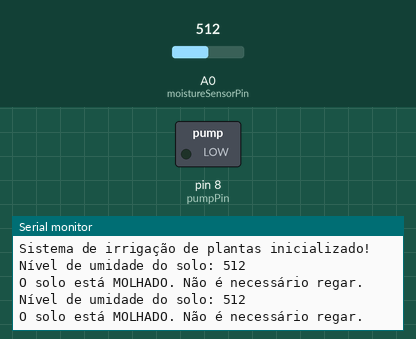
The sketch below on a simulated Arduino Uno, built with avr-gcc and run on an emulated ATmega328P. Shown: switched loads named in the sketch (green lamp = pin HIGH), the last lines printed to the serial monitor. The inputs (shaded band) are chosen by the test bench; at power-on: A0 (moistureSensorPin) = 512.

Above: at 1.8 s.
1.9 s: A0 (moistureSensorPin) set to 310
At 2.9 s:
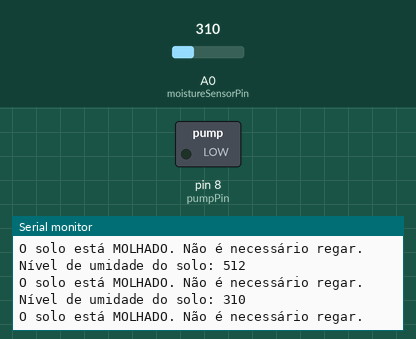
3.4 s: A0 (moistureSensorPin) set to 286
At 5.3 s:
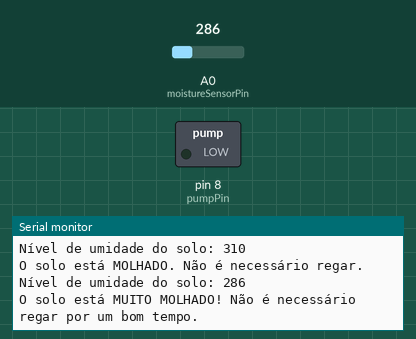
Timing chart, 0 to 6.8 s (numbered marks = the images above; inputs shaded):
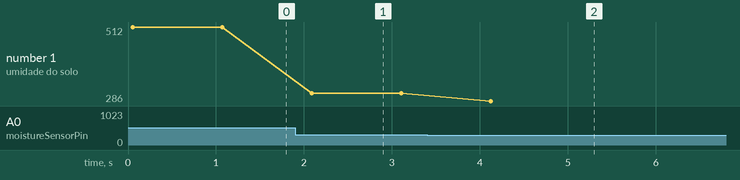

The sketch:

plant_irrigation.ino
```cpp
/**
##################################################
#
# Plant irrigation by Arduino
# -- Using microcontroller, relay and water pump to water our plants.
#
# by Magic Oven (c) 2025
#
##################################################
**/

const int moistureSensorPin = A0; // Sensor de umidade do solo conectado ao A0
const int pumpPin = 8;           // Relé conectado ao pino 8
const int dryThreshold = 500;    // Limiar para solo seco
const int wetThreshold = 300;    // Limiar para solo muito molhado
const unsigned long wateringInterval = 60000; // Intervalo mínimo entre regas (60 segundos)

unsigned long lastWateringTime = 0; // Armazena o tempo da última rega

void setup() {
  pinMode(moistureSensorPin, INPUT);
  pinMode(pumpPin, OUTPUT);
  digitalWrite(pumpPin, LOW); // A bomba inicia desligada
  Serial.begin(9600);
  Serial.println("Sistema de irrigação de plantas inicializado!\n");
}

void loop() {
  int moistureLevel = analogRead(moistureSensorPin); // Ler a umidade do solo
  Serial.print("Nível de umidade do solo: ");
  Serial.println(moistureLevel);

  // Verificar se o solo está seco e se o intervalo mínimo entre regas foi respeitado
  if (moistureLevel > dryThreshold && (millis() - lastWateringTime) > wateringInterval) {
    Serial.println("O solo está SECO! Regando a planta...\n");

    digitalWrite(pumpPin, HIGH); // Liga a bomba
    delay(2000); // Tempo de rega (2 segundos)
    digitalWrite(pumpPin, LOW); // Desliga a bomba

    lastWateringTime = millis(); // Atualiza o tempo da última rega
    Serial.println("Regagem concluída.\n");
  }

  // Verificar se o solo está muito molhado
  else if (moistureLevel < wetThreshold) {
    Serial.println("O solo está MUITO MOLHADO! Não é necessário regar por um bom tempo.\n");
    delay(10000); // Delay maior, pois o solo está muito úmido
  }

  // Solo está úmido, mas não precisa de rega
  else {
    Serial.println("O solo está MOLHADO. Não é necessário regar.\n");
  }

  delay(1000); // Delay antes da próxima leitura
}

/**

Tempo de Rega Proporcional, ajusta o tempo de rega com base no nível de umidade.

int wateringTime = map(moistureLevel, dryThreshold, 1023, 5000, 1000); // Tempo de rega proporcional
digitalWrite(pumpPin, HIGH);
delay(wateringTime);
digitalWrite(pumpPin, LOW);

**/
```

Measured:
- the behaviour switches between 300 and 299 on A0 (moistureSensorPin) (found by bisection; images 1 and 2)
- after the input at 1.9 s, the serial monitor: prints a new line after 0.19 s (image 1)
- after the input at 3.4 s, the serial monitor: prints a new line after 0.73 s (image 2)
- plotted number 1: 512 → 310 after the input at 1.9 s, 310 → 286 after the input at 3.4 s
